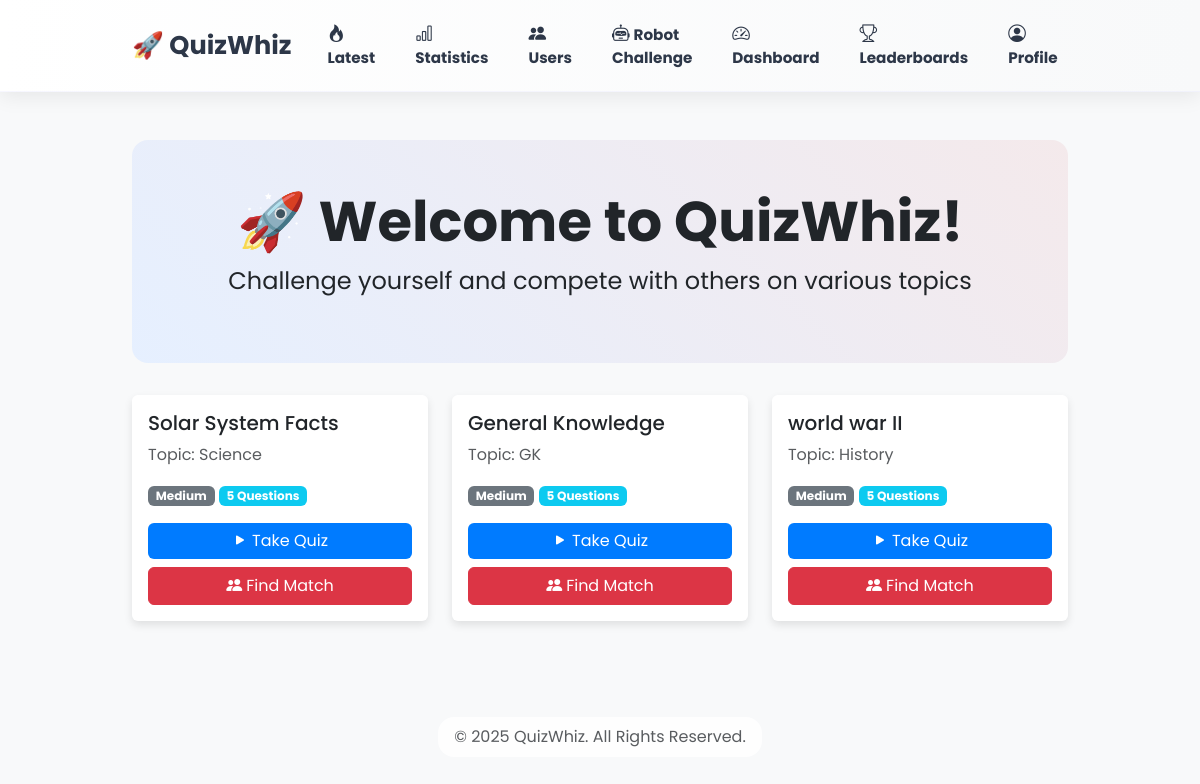
The app's page / (signed in), older data.
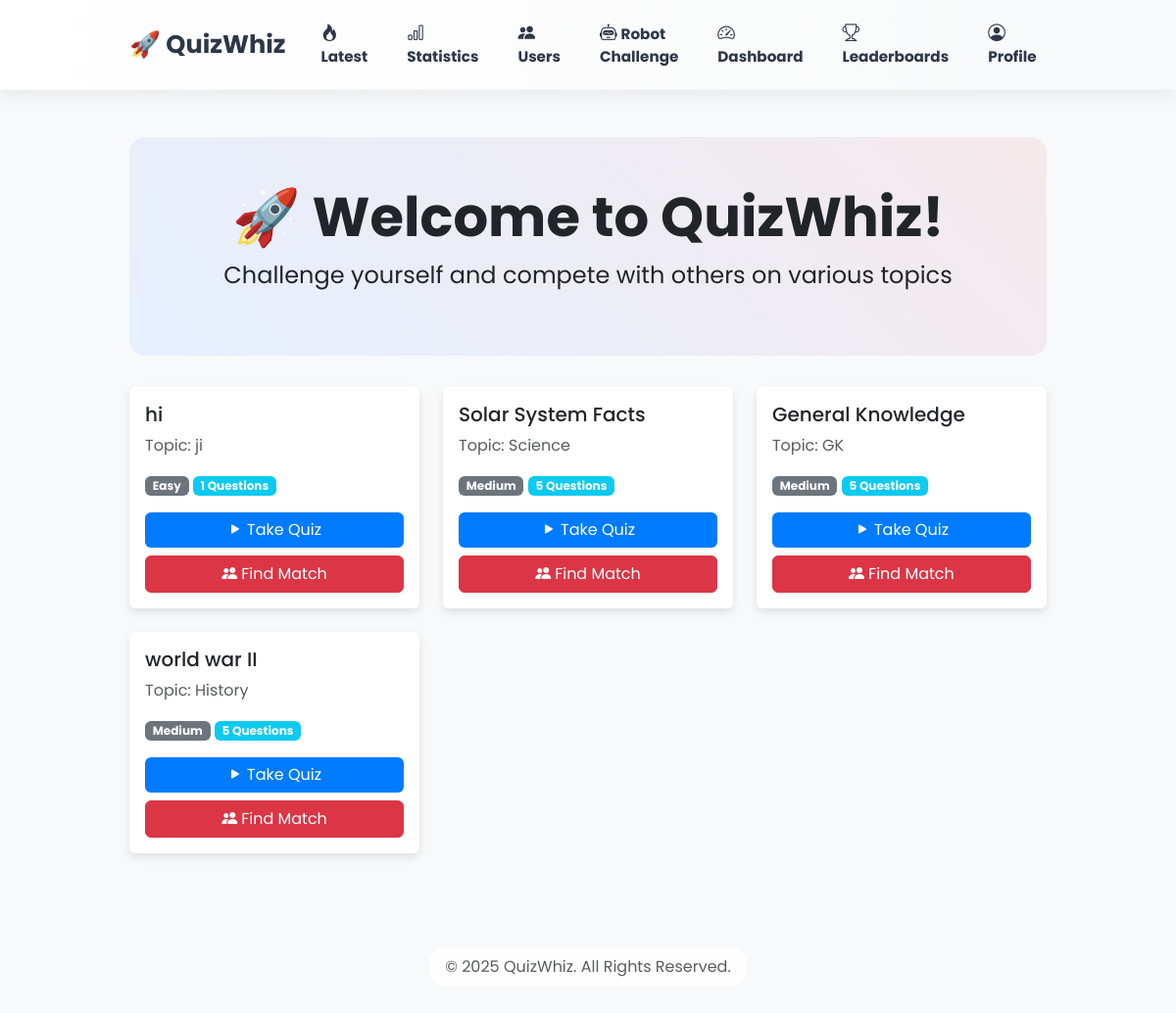
The same page, newer data.
### quiz/models.py (models this page shows, shortened)
class Quiz(models.Model):
    DIFFICULTY_CHOICES = [
        ('Easy', 'Easy'),
        ('Medium', 'Medium'),
        ('Hard', 'Hard'),
    ]
    title = models.CharField(max_length=200)
    topic = models.CharField(max_length=100)
    difficulty = models.CharField(max_length=10, choices=DIFFICULTY_CHOICES, default='Medium')
    is_featured = models.BooleanField(default=False, help_text="Show in Latest Quizzes section")
    created_at = models.DateTimeField(auto_now_add=True, null=True, blank=True)
    class Meta:
        ordering = ['-created_at']

### quiz/views.py (the view)
# urls.py: path('', views.home, name='home'),
def home(request):
    quizzes = Quiz.objects.filter(is_featured=False)
    return render(request, 'quiz/home.html', {'quizzes': quizzes})

### quiz/templates/quiz/home.html
{% extends 'quiz/base.html' %}
{% block content %}
<div class="text-center hero-section">
    <h1 class="display-4 fw-bold">🚀 Welcome to QuizWhiz!</h1>
    <p class="fs-4">Challenge yourself and compete with others on various topics</p>
</div>
<div class="row">
    {% for quiz in quizzes %}
    <div class="col-md-4 mb-4">
        <div class="card h-100">
            <div class="card-body d-flex flex-column">
                <h5 class="card-title">{{ quiz.title }}</h5>
                <p class="card-text text-muted">Topic: {{ quiz.topic }}</p>
                <div class="mb-3">
                    <span class="badge bg-secondary">{{ quiz.difficulty }}</span>
                    <span class="badge bg-info">{{ quiz.questions.count }} Questions</span>
                </div>
                <div class="d-grid gap-2 mt-auto">
                    <a href="{% url 'quiz_detail' quiz.id %}" class="btn btn-primary">
                        <i class="bi bi-play-fill me-1"></i>Take Quiz
                    </a>
                    {% if user.is_authenticated %}
                    <a href="{% url 'find_match' quiz.id %}" class="btn btn-danger">
                        <i class="bi bi-people-fill me-1"></i>Find Match
                    </a>
                    {% endif %}
                </div>
            </div>
        </div>
    </div>
    {% empty %}
    <div class="col">
        <p class="text-center text-muted">No quizzes available yet. Check back soon!</p>
    </div>
    {% endfor %}
</div>
{% endblock %}

Row changes from the older to the newer data that the page shows:
added Quiz: title "hi", topic "ji", difficulty "Easy", questions.count "1"
